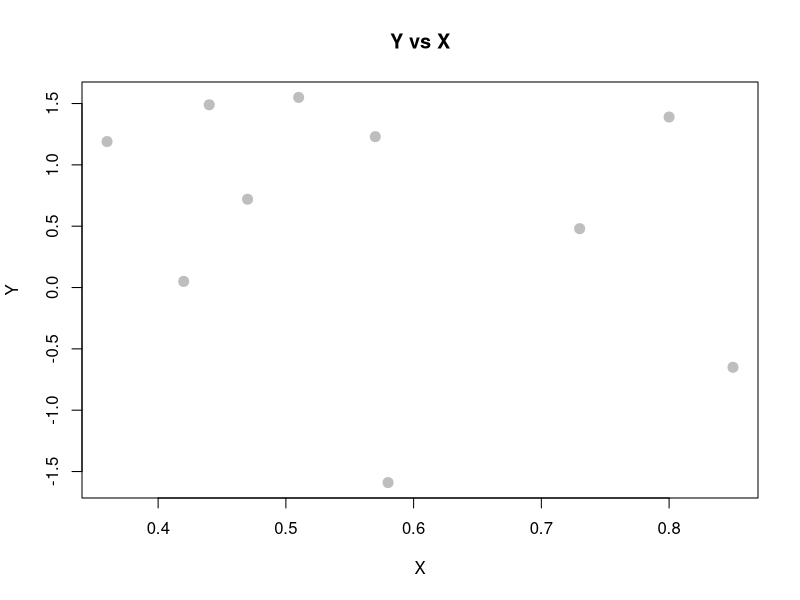

Generate this figure with R: (Note: this script raises an error after producing the figure.)
## ---- chunk 1


x <- c(0.18, -1.54, 0.42, 0.95)#Let's just copy and paste in the R vectors above.
w <- c(2, 1, 3, 1)


u <- c(0.1471,0.300,0.0025,1.077)

for(i in 1:4)
{
  newScore = sum(w*(x - u[i])^2)
  print(newScore)
}
## ---- chunk 2
#here we try to explain y using x by estimating beta x, thus generating a line with slope beta x. Specifically in this case, we're going to force the line to go through the origin, (0,0). So force the line to go through (0,0). This is usually not a good solution unless we center our data. 
x <- c(0.8, 0.47, 0.51, 0.73, 0.36, 0.58, 0.57, 0.85, 0.44, 0.42)

y <- c(1.39, 0.72, 1.55, 0.48, 1.19, -1.59, 1.23, -0.65, 1.49, 0.05)

df = data.frame(x,y)

plot(y~x ,data = df,
     xlab = "X",
     ylab = "Y",
     main = "Y vs X",
     pch  = 20,
     cex  = 2,
     col  = "grey")
## ---- chunk 3
Sxy = sum((x - mean(x)) * (y - mean(y)))
Sxx = sum((x - mean(x)) ^ 2)
Syy = sum((y - mean(y)) ^ 2)
c(Sxy, Sxx, Syy)
## ---- chunk 4
beta_1_hat = Sxy / Sxx
beta_0_hat = mean(y) - beta_1_hat * mean(x)
c(beta_0_hat, beta_1_hat)
## ---- chunk 5
model <- lm(y~x - 1)
model

model <- lm(y~x + 1)
model

model <- lm(y~x)
model

model <- lm((y-mean(y))~(x-mean(x)) -1)
model
## ---- chunk 6
plot(y~x,data = df,
     xlab = "X",
     ylab = "Y",
     main = "Y vs X",
     pch  = 20,
     cex  = 2,
     col  = "grey")
abline(model, lwd = 3, col = "darkorange")
## ---- chunk 7
data("mtcars")
head(mtcars)
y <- mtcars$mpg
x1 <- mtcars$wt
x2 <- mtcars$hp

x0 <- rep(1,length(x1))
Y = as.matrix(y)
X = as.matrix(cbind(x0,x1,x2))
beta <- solve(t(X) %*% X) %*% (t(X) %*% Y)
beta

Y_hat <- X %*% beta
SST   = sum((Y - mean(Y)) ^ 2)
SSReg = sum((Y_hat - mean(Y)) ^ 2)

R2 = SSReg/SST
R2

# model <- lm(y~x1+x2)
# coef(model)
# summary(model)

## ---- chunk 8
x <- c(0.8, 0.47, 0.51, 0.73, 0.36, 0.58, 0.57, 0.85, 0.44, 0.42)
y <- c(1.39, 0.72, 1.55, 0.48, 1.19, -1.59, 1.23, -0.65, 1.49, 0.05)

model <- lm(y~x)
summary(model)

## ---- chunk 9
#the constant (or Y intercept) will be the expected value of Y when predictor X is zero. The expected value of Y being the mean. 
y_zero <- y - mean(y)
x_zero <- x - mean(x)

model <- lm(y~x)
summary(model)

plot(y~x,data = df,
     xlab = "X",
     ylab = "Y",
     main = "Y vs X",
     pch  = 20,
     cex  = 2,
     col  = "grey",
     xlim= c(0,1))
abline(model, lwd = 3, col = "darkorange")
## ---- chunk 10
x <- c(0.8, 0.47, 0.51, 0.73, 0.36, 0.58, 0.57, 0.85, 0.44, 0.42)
# calculate the mean
print(mean(x))
